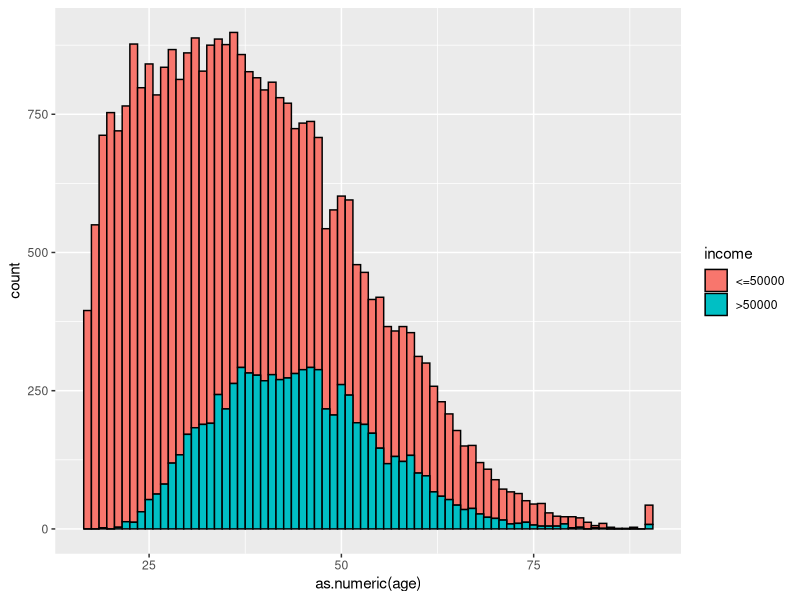
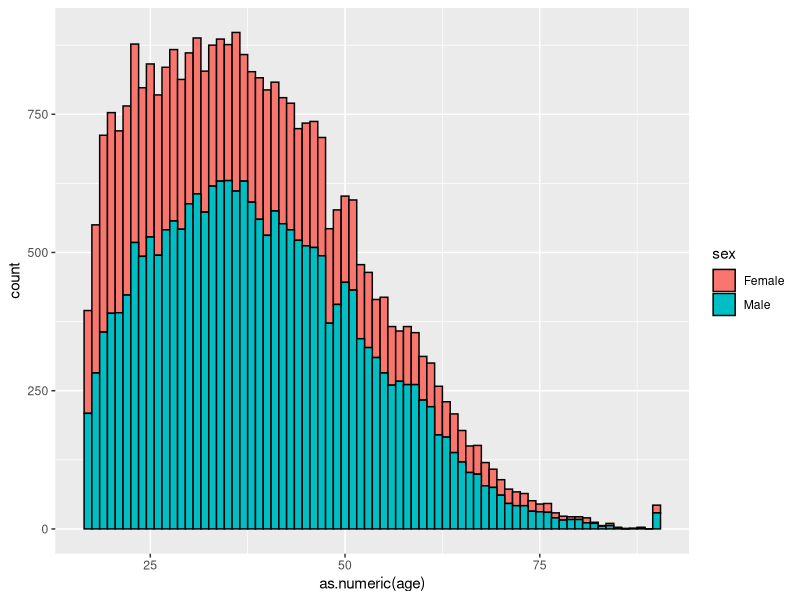
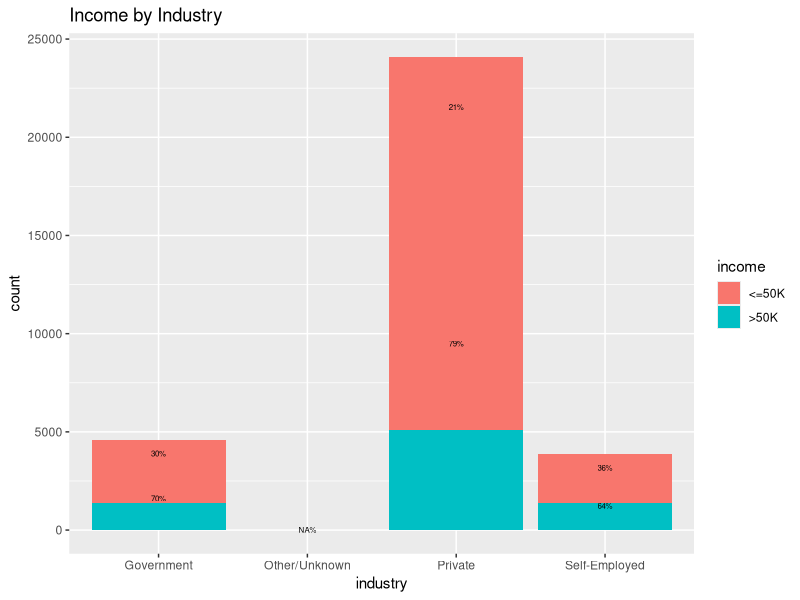

Write the R code that produced these figures, in order. (Note: this script raises an error after producing the figures.)
#https://rstudio-pubs-static.s3.amazonaws.com/235617_51e06fa6c43b47d1b6daca2523b2f9e4.html

rm(list=ls())

library(ggplot2)
library(plyr)
library(ROCR)
library(readr)
adult <- read_csv("adult-data.csv")

#summary(adult)
#head(adult)
adult$education <- NULL
#adult$fnlwgt <- NULL
#adult$relationship <- NULL

# histogram of age by income group
ggplot(adult) + aes(x=as.numeric(age), group=income, fill=income) + 
  geom_histogram(binwidth=1, color='black')

# histogram of age by gender group
ggplot(adult) + aes(x=as.numeric(age), group=sex, fill=sex) + 
  geom_histogram(binwidth=1, color='black')

summary(adult$workclass)

levels(adult$workclass)[1] <- 'Unknown'
# combine into Government job
adult$workclass <- gsub('^Federal-gov', 'Government', adult$workclass)
adult$workclass <- gsub('^Local-gov', 'Government', adult$workclass)
adult$workclass <- gsub('^State-gov', 'Government', adult$workclass) 

# combine into Sele-Employed job
adult$workclass <- gsub('^Self-emp-inc', 'Self-Employed', adult$workclass)
adult$workclass <- gsub('^Self-emp-not-inc', 'Self-Employed', adult$workclass)

# combine into Other/Unknown
adult$workclass <- gsub('^Never-worked', 'Other', adult$workclass)
adult$workclass <- gsub('^Without-pay', 'Other', adult$workclass)
adult$workclass <- gsub('^Other', 'Other/Unknown', adult$workclass)
adult$workclass <- gsub('^Unknown', 'Other/Unknown', adult$workclass)

adult$workclass <- as.factor(adult$workclass)

summary(adult$workclass)

# barplot of job type by income group
# get the counts by industry and income group
income = ifelse( adult$income == "<=50000", "<=50K", ">50K")
#names(adult_data)
adult = adult[,-14]
adult = data.frame(adult, income)

count <- table(adult[adult$workclass == 'Government',]$income)["<=50K"]
count <- c(count, table(adult[adult$workclass == 'Government',]$income)[">50K"])
count <- c(count, table(adult[adult$workclass == 'Other/Unknown',]$income)["<=50K"])
count <- c(count, table(adult[adult$workclass == 'Other/Unknown',]$income)[">50K"])
count <- c(count, table(adult[adult$workclass == 'Private',]$income)["<=50K"])
count <- c(count, table(adult[adult$workclass == 'Private',]$income)[">50K"])
count <- c(count, table(adult[adult$workclass == 'Self-Employed',]$income)["<=50K"])
count <- c(count, table(adult[adult$workclass == 'Self-Employed',]$income)[">50K"])
count <- as.numeric(count)

# create a dataframe
industry <- rep(levels(adult$workclass), each = 2)
income <- rep(c('<=50K', '>50K'), 4)
df <- data.frame(industry, income, count)
df

# calculate the percentages
df <- ddply(df, .(industry), transform, percent = count/sum(count) * 100)

# format the labels and calculate their positions
df <- ddply(df, .(industry), transform, pos = (cumsum(count) - 0.5 * count))
df$label <- paste0(sprintf("%.0f", df$percent), "%")

# bar plot of counts by industry with in group proportions 
ggplot(df, aes(x = industry, y = count, fill = income)) +
  geom_bar(stat = "identity") +
  geom_text(aes(y = pos, label = label), size = 2) + 
  ggtitle('Income by Industry')

# create a dataframe
df1 <- data.frame(table(adult$income, adult$education.num))
names(df1) <- c('income', 'education_num', 'count')
df1

# calculate the percentages
df1 <- ddply(df1, .(education_num), transform, percent = count/sum(count) * 100)

# format the labels and calculate their positions
df1 <- ddply(df1, .(education_num), transform, pos = (cumsum(count) - 0.5 * count))
df1$label <- paste0(sprintf("%.0f", df1$percent), "%")

# remove some in group percentage to avoid overlapped text
df1$label[which(df1$percent < 5)] <- NA

# bar plot of counts by years of education with in group proportions 
ggplot(df1, aes(x = education_num, y = count, fill = income)) +
  geom_bar(stat = "identity") +
  geom_text(aes(y = pos, label = label), size = 2) + 
  ggtitle('Income Level with Years of Education')

summary(adult$occupation)

levels(adult$occupation)[1] <- 'Unknown'
adult$occupation <- gsub('Adm-clerical', 'White-Collar', adult$occupation)
adult$occupation <- gsub('Craft-repair', 'Blue-Collar', adult$occupation)
adult$occupation <- gsub('Exec-managerial', 'White-Collar', adult$occupation)
adult$occupation <- gsub('Farming-fishing', 'Blue-Collar', adult$occupation)
adult$occupation <- gsub('Handlers-cleaners', 'Blue-Collar', adult$occupation)
adult$occupation <- gsub('Machine-op-inspct', 'Blue-Collar', adult$occupation)
adult$occupation <- gsub('Other-service', 'Service', adult$occupation)
adult$occupation <- gsub('Priv-house-serv', 'Service', adult$occupation)
adult$occupation <- gsub('Prof-specialty', 'Professional', adult$occupation)
adult$occupation <- gsub('Protective-serv', 'Service', adult$occupation)
adult$occupation <- gsub('Tech-support', 'Service', adult$occupation)
adult$occupation <- gsub('Transport-moving', 'Blue-Collar', adult$occupation)
adult$occupation <- gsub('Unknown', 'Other/Unknown', adult$occupation)
adult$occupation <- gsub('Armed-Forces', 'Other/Unknown', adult$occupation)
adult$occupation <- as.factor(adult$occupation)
summary(adult$occupation)

# create a dataframe
df2 <- data.frame(table(adult$income, adult$occupation))
names(df2) <- c('income', 'occupation', 'count')
df2
# calculate the percentages
df2 <- ddply(df2, .(occupation), transform, percent = count/sum(count) * 100)

# format the labels and calculate their positions
df2 <- ddply(df2, .(occupation), transform, pos = (cumsum(count) - 0.5 * count))
df2$label <- paste0(sprintf("%.0f", df2$percent), "%")

# bar plot of counts by occupation with in group proportions 
ggplot(df2, aes(x = occupation, y = count, fill = income)) +
  geom_bar(stat = "identity") +
  geom_text(aes(y = pos, label = label), size = 2) + 
  ggtitle('Income Level with Different Occupations')

summary(adult$marital.status)
adult$marital.status <- gsub('Married-AF-spouse', 'Married', adult$marital.status)
adult$marital.status <- gsub('Married-civ-spouse', 'Married', adult$marital.status)
adult$marital.status <- gsub('Married-spouse-absent', 'Married', adult$marital.status)
adult$marital.status <- gsub('Never-married', 'Single', adult$marital.status)
adult$marital.status <- as.factor(adult$marital.status)

summary(adult$marital.status)

df3 <- data.frame(table(adult$income, adult$marital.status))
names(df3) <- c('income', 'marital_status', 'count')
df3

# calculate the percentages
df3 <- ddply(df3, .(marital.status), transform, percent = count/sum(count) * 100)

# format the labels and calculate their positions
df3 <- ddply(df3, .(marital.status), transform, pos = (cumsum(count) - 0.5 * count))
df3$label <- paste0(sprintf("%.0f", df3$percent), "%")

# bar plot of counts by marital status with in group proportions 
ggplot(df3, aes(x = marital_status, y = count, fill = income)) +
  geom_bar(stat = "identity") +
  geom_text(aes(y = pos, label = label), size = 2) + 
  ggtitle('Income Level with Marital Status')

# histogram of capital_gain
ggplot(adult) + aes(x=as.numeric(capital.gain), group=income, fill=income) + 
  geom_histogram(bins=10, color='black') + ggtitle('Histogram of Capital Gain')
# histogram of capital_loss
ggplot(adult) + aes(x=as.numeric(capital.loss), group=income, fill=income) + 
  geom_histogram(bins=10, color='black') + ggtitle('Histogram of Capital Loss')

# percentage of observatiosn with no capital gain or loss
sum(adult$capital.gain == 0)/length(adult$capital.gain)

sum(adult$capital.loss == 0)/length(adult$capital.loss)

adult$capital.gain <- NULL
adult$capital.loss <- NULL
adult$native.country <- NULL

df4 <- data.frame(table(adult$income, adult$race))
names(df4) <- c('income', 'race', 'count')
df4

# calculate the percentages
df4 <- ddply(df4, .(race), transform, percent = count/sum(count) * 100)

# format the labels and calculate their positions
df4 <- ddply(df4, .(race), transform, pos = (cumsum(count) - 0.5 * count))
df4$label <- paste0(sprintf("%.0f", df4$percent), "%")

# do not display percentage for low counts categories
df4$label[df4$race == 'Other'] <- NA
df4$label[df4$race == 'Amer-Indian-Eskimo'] <- NA

# bar plot of counts by marital status with in group proportions 
ggplot(df4, aes(x = race, y = count, fill = income)) +
  geom_bar(stat = "identity") +
  geom_text(aes(y = pos, label = label), size = 2) + 
  ggtitle('Income Level by Race')

summary(adult)











sz <- round(.8 * dim(adult)[1])  # training set size
training_set <- adult[1:sz,]
testing_set <- adult[-(1:sz),]

m1 <- glm(income ~ ., data = training_set, family = binomial('logit'))
summary(m1)

confint(m1)

m_full <- m1  # full model is the model just fitted
m_null <- glm(income ~ 1, data = training_set, family = binomial('logit'))

# backward selection
step(m_full, trace = F, scope = list(lower=formula(m_null), upper=formula(m_full)),
     direction = 'backward')

# forward selection
step(m_null, trace = F, scope = list(lower=formula(m_null), upper=formula(m_full)),
     direction = 'forward')

# create a data frame to store information regarding deviance residuals
index <- 1:dim(training_set)[1]
dev_resid <- residuals(m1)
income <- training_set$income
dff <- data.frame(index, dev_resid, income)

ggplot(dff, aes(x = index, y = dev_resid, color = income)) +
  geom_point() + 
  geom_hline(yintercept = 3, linetype = 'dashed', color = 'blue') +
  geom_hline(yintercept = -3, linetype = 'dashed', color = 'blue')


ggtitle('Plot of Deviance Residuals')

prob <- predict(m1, testing_set, type = 'response')
pred <- rep('<=50K', length(prob))
pred[prob>=.5] <- '>50K'
# confusion matrix 
tb <- table(pred, testing_set$income)
tb









library(nnet)
nn1 <- nnet(income ~ ., data = training_set, size = 40, maxit = 500, MaxNWts=1122)

nn1.pred <- predict(nn1, newdata = testing_set, type = 'raw')

pred1 <- rep('<=50K', length(nn1.pred))
pred1[nn1.pred>=.5] <- '>50K'
# confusion matrix 
tb1 <- table(pred1, testing_set$income)
tb1

library(rpart)
tree2 <- rpart(income ~ ., data = training_set, method = 'class', cp = 1e-3)
tree2.pred.prob <- predict(tree2, newdata = testing_set, type = 'prob')
tree2.pred <- predict(tree2, newdata = testing_set, type = 'class')
# confusion matrix 
tb2 <- table(tree2.pred, testing_set$income)
tb2

library(randomForest)
adult[sapply(adult, is.character)] <- lapply(adult[sapply(adult, is.character)], as.factor)
rf3 <- randomForest(income ~ ., data = training_set, ntree = 1000)
rf3.pred.prob <- predict(rf3, newdata = testing_set, type = 'prob')
rf3.pred <- predict(rf3, newdata = testing_set, type = 'class')
# confusion matrix 
tb3 <- table(rf3.pred, testing_set$income)
tb3

library(kernlab)
svm4 <- ksvm(income ~ ., data = training_set)
svm4.pred.prob <- predict(svm4, newdata = testing_set, type = 'decision')
svm4.pred <- predict(svm4, newdata = testing_set, type = 'response')
# confusion matrix 
tb4 <- table(svm4.pred, testing_set$income)
tb4









# create a prediction object
pr <- prediction(prob, testing_set$income)
prf <- performance(pr, measure = "tpr", x.measure = "fpr")

# create a data frame for TP and FP rates
dd <- data.frame(FP = prf@x.values[[1]], TP = prf@y.values[[1]])

# NN
pr1 <- prediction(nn1.pred, testing_set$income)
prf1 <- performance(pr1, measure = "tpr", x.measure = "fpr")
dd1 <- data.frame(FP = prf1@x.values[[1]], TP = prf1@y.values[[1]])

# CART
pr2 <- prediction(tree2.pred.prob[,2], testing_set$income)
prf2 <- performance(pr2, measure = "tpr", x.measure = "fpr")
dd2 <- data.frame(FP = prf2@x.values[[1]], TP = prf2@y.values[[1]])

# RF
pr3 <- prediction(rf3.pred.prob[,2], testing_set$income)
prf3 <- performance(pr3, measure = "tpr", x.measure = "fpr")
dd3 <- data.frame(FP = prf3@x.values[[1]], TP = prf3@y.values[[1]])

# SVM
pr4 <- prediction(svm4.pred.prob, testing_set$income)
prf4 <- performance(pr4, measure = "tpr", x.measure = "fpr")
dd4 <- data.frame(FP = prf4@x.values[[1]], TP = prf4@y.values[[1]])



# plot ROC curve for logistic regression
g <- ggplot() + 
  geom_line(data = dd, aes(x = FP, y = TP, color = 'Logistic Regression')) + 
  geom_line(data = dd1, aes(x = FP, y = TP, color = 'Neural Networks')) + 
  geom_line(data = dd2, aes(x = FP, y = TP, color = 'CART')) + 
  geom_line(data = dd3, aes(x = FP, y = TP, color = 'Random Forest')) +
  geom_line(data = dd4, aes(x = FP, y = TP, color = 'Support Vector Machine')) +
  geom_segment(aes(x = 0, xend = 1, y = 0, yend = 1)) +
  ggtitle('ROC Curve') + 
  labs(x = 'False Positive Rate', y = 'True Positive Rate') 


g +  scale_colour_manual(name = 'Classifier', values = c('Logistic Regression'='#E69F00', 
                                                         'Neural Networks'='#56B4E9', 'CART'='#009E73', 
                                                         'Random Forest'='#D55E00', 'Support Vector Machine'='#0072B2'))


# AUC
auc <- rbind(performance(pr, measure = 'auc')@y.values[[1]],
             performance(pr1, measure = 'auc')@y.values[[1]],
             performance(pr2, measure = 'auc')@y.values[[1]],
             performance(pr3, measure = 'auc')@y.values[[1]],
             performance(pr4, measure = 'auc')@y.values[[1]])
rownames(auc) <- (c('Logistic Regression', 'Neural Networks', 'CART',
                    'Random Forest', 'Support Vector Machine'))
colnames(auc) <- 'Area Under ROC Curve'
round(auc, 4)
